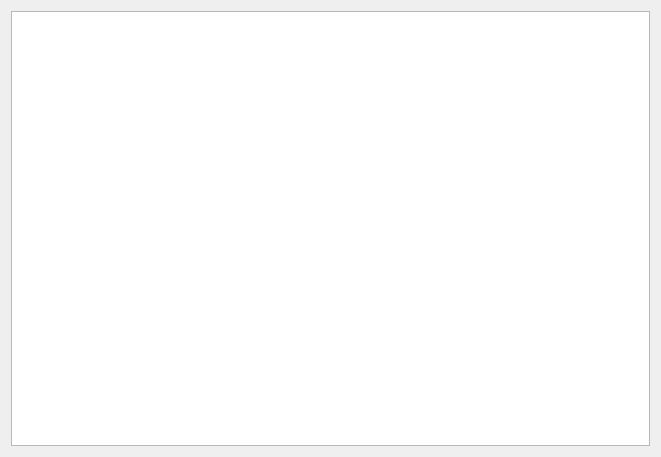
<?xml version="1.0" encoding="UTF-8"?>
<ui version="4.0">
 <class>dangdangDialog</class>
 <widget class="QDialog" name="dangdangDialog">
  <property name="geometry">
   <rect>
    <x>0</x>
    <y>0</y>
    <width>661</width>
    <height>457</height>
   </rect>
  </property>
  <property name="windowTitle">
   <string>Dialog</string>
  </property>
  <property name="windowIcon">
   <iconset resource="image.qrc">
    <normaloff>:/newPrefix/icons8.png</normaloff>:/newPrefix/icons8.png</iconset>
  </property>
  <layout class="QHBoxLayout" name="horizontalLayout">
   <item>
    <widget class="QTableWidget" name="tableWidget"/>
   </item>
  </layout>
 </widget>
 <resources>
  <include location="image.qrc"/>
 </resources>
 <connections/>
</ui>
